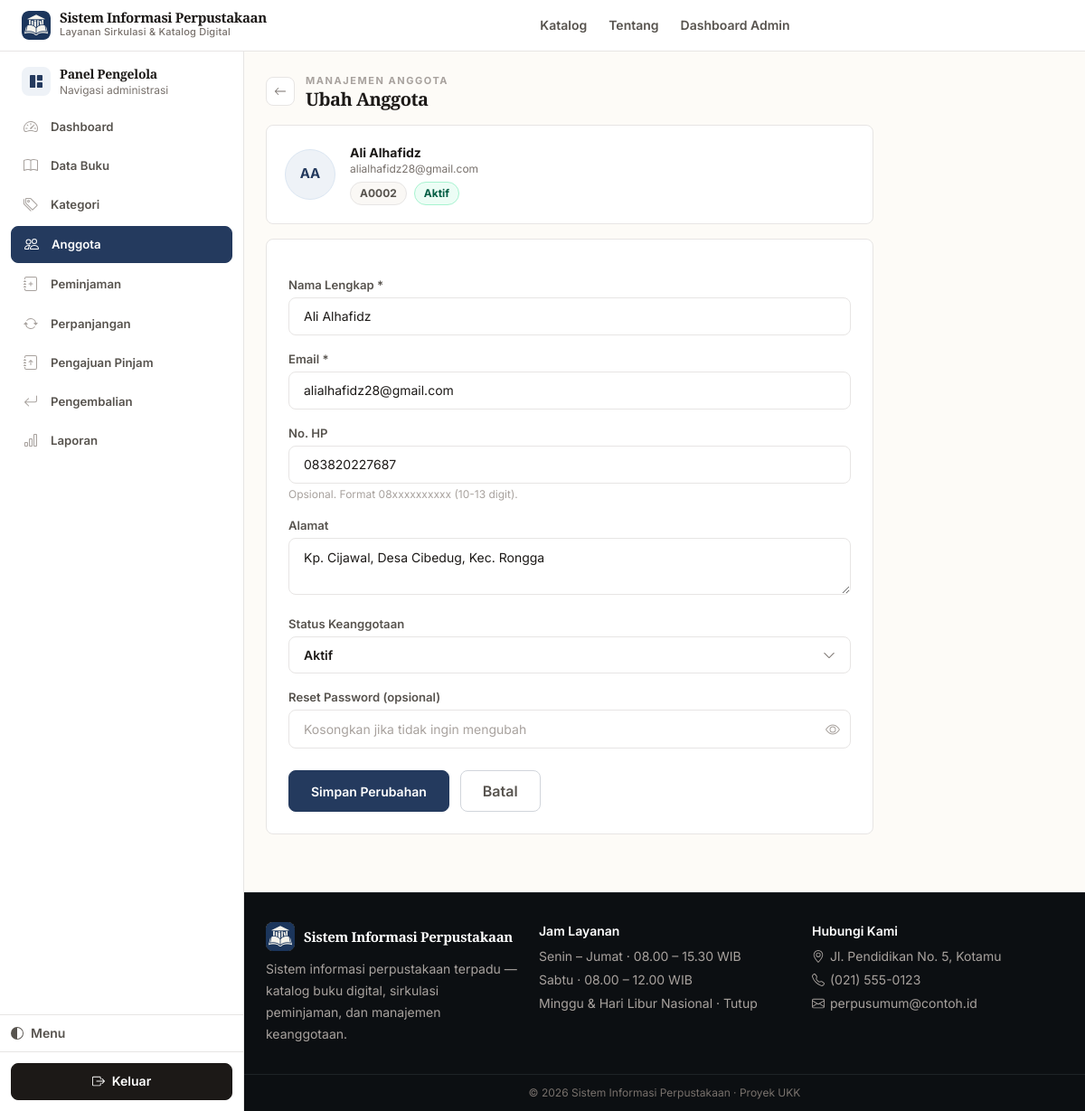
Page /admin/anggota/edit.php?id=2 (signed in) on the committed database.
### tables this page shows
CREATE TABLE `anggota` (
  `id_anggota` int NOT NULL AUTO_INCREMENT,
  `nomor_anggota` varchar(20) NOT NULL,
  `nama` varchar(150) NOT NULL,
  `email` varchar(150) NOT NULL,
  `password` varchar(255) NOT NULL,
  `no_hp` varchar(20) DEFAULT NULL,
  `alamat` varchar(255) DEFAULT NULL,
  `foto` varchar(255) DEFAULT NULL,
  `reset_token` varchar(64) DEFAULT NULL,
  `reset_expiry` datetime DEFAULT NULL,
  `status` enum('aktif','nonaktif') NOT NULL DEFAULT 'aktif',
  `created_at` timestamp NOT NULL DEFAULT CURRENT_TIMESTAMP,
  PRIMARY KEY (`id_anggota`),
  UNIQUE KEY `nomor_anggota` (`nomor_anggota`),
  UNIQUE KEY `email` (`email`),
  KEY `idx_anggota_reset_token` (`reset_token`)
);

### admin/anggota/edit.php (called while the page is built, shortened)
<?php
require_once __DIR__ . '/../../config/bootstrap.php';
$id = isset($_GET['id']) ? (int) $_GET['id'] : (int) ($_POST['id'] ?? 0);
$stmt = $pdo->prepare("SELECT * FROM anggota WHERE id_anggota = :id");
$stmt->execute([':id' => $id]);
$anggota = $stmt->fetch();
$input = [
    'nama' => $anggota['nama'], 'email' => $anggota['email'],
    'no_hp' => $anggota['no_hp'], 'alamat' => $anggota['alamat'], 'status' => $anggota['status']
];
require_once __DIR__ . '/../../includes/header.php';
require_once __DIR__ . '/../../includes/admin_menu.php';
require __DIR__ . '/_form.php';
require_once __DIR__ . '/../../includes/footer.php';

### includes/functions.php (called while the page is built, shortened)
<?php
function e($string) {
    return htmlspecialchars($string ?? '', ENT_QUOTES, 'UTF-8');
}

### admin/anggota/_form.php (the view, shortened to what this page needs)
<?php
$mode = isset($anggota) ? 'edit' : 'tambah';
if (!function_exists('initials_from_name')) {
  function initials_from_name($nama) {
    $nama = trim((string)$nama);
    $parts = preg_split('/\s+/', $nama);
    $parts = array_filter($parts, fn($p)=> $p!=='');
    $parts = array_values($parts);
    return mb_strtoupper(mb_substr($parts[0],0,1) . mb_substr(end($parts),0,1));
  }
}
?>
<div class="w-full max-w-2xl">
  <div class="flex items-center gap-3 mb-4">
    <a href="<?= BASE_URL ?>/admin/anggota/index.php" class="w-8 h-8 rounded-lg border bg-white flex items-center justify-center hover:bg-slate-50" style="border-color:var(--border); color:var(--text-faint)"><i class="bi bi-arrow-left text-sm"></i></a>
    <div>
      <p class="text-[11px] font-bold tracking-[.14em] uppercase" style="color:var(--text-faint-2)"><?= $mode==='edit' ? 'Manajemen anggota' : 'Tambah data' ?></p>
      <h1 class="font-display text-[20px] font-bold tracking-tight" style="color:var(--text)">
        <?= $mode === 'edit' ? 'Ubah Anggota' : 'Tambah Anggota' ?>
      </h1>
    </div>
  </div>
  <?php if ($mode==='edit' && !empty($anggota)):
    $initials = initials_from_name($anggota['nama'] ?? $input['nama'] ?? '');
    $hasFoto = !empty($anggota['foto']);
  ?>
    <div class="bg-white rounded-lg border p-4 sm:p-5 mb-4 flex gap-4 items-center" style="border-color:var(--border)">
      <?php if ($hasFoto): ?>
        <img src="<?= e(foto_profil_url($anggota['foto'])) ?>" alt="" class="w-14 h-14 rounded-full object-cover border" style="border-color:var(--border)">
      <?php else: ?>
        <span class="w-14 h-14 rounded-full flex items-center justify-center text-[15px] font-bold shrink-0" style="background:var(--accent-soft); color:var(--accent-text); border:1px solid var(--accent-soft-2)"><?= e($initials) ?></span>
      <?php endif; ?>
      <div class="min-w-0 flex-1">
        <p class="text-sm font-bold truncate" style="color:var(--text)"><?= e($anggota['nama']) ?></p>
        <p class="text-xs truncate" style="color:var(--text-faint)"><?= e($anggota['email']) ?></p>
        <div class="flex items-center gap-2 mt-1.5">
          <span class="inline-flex items-center rounded-full border px-2.5 py-1 text-xs font-bold" style="background:var(--surface-2); border-color:var(--border); color:var(--text-muted)"><?= e($anggota['nomor_anggota']) ?></span>
          <span class="inline-flex items-center gap-1 rounded-full px-2.5 py-1 text-xs font-bold border <?= ($anggota['status']??'aktif')==='aktif' ? 'bg-emerald-50 text-emerald-700 border-emerald-200' : 'bg-red-50 text-red-700 border-red-200' ?>" style="<?= ($anggota['status']??'aktif')==='aktif' ? 'background:#ecfdf5; color:#065f46; border-color:#a7f3d0' : 'background:#fef2f2; color:#991b1b; border-color:#fecaca' ?>"><?= e(ucfirst($anggota['status']??'aktif')) ?></span>
        </div>
      </div>
    </div>
  <?php endif; ?>
  <form method="post" action="" class="bg-white rounded-2xl border border-slate-200 shadow-soft p-4 sm:p-6 space-y-4">
    <div>
      <label class="block text-sm font-medium text-gray-700 mb-1">Nama Lengkap *</label>
      <input type="text" name="nama" required maxlength="150" value="<?= e($input['nama']) ?>" class="w-full border border-gray-300 rounded-lg px-4 py-2.5 focus:outline-none focus:ring-2 focus:ring-brand-500">
    </div>
    <div>
      <label class="block text-sm font-medium text-gray-700 mb-1">Email *</label>
      <input type="email" name="email" required maxlength="150" value="<?= e($input['email']) ?>" class="w-full border border-gray-300 rounded-lg px-4 py-2.5 focus:outline-none focus:ring-2 focus:ring-brand-500">
    </div>
    <div>
      <label class="block text-sm font-medium text-gray-700 mb-1">No. HP</label>
      <input type="text" name="no_hp" value="<?= e($input['no_hp']) ?>" maxlength="20" inputmode="numeric" pattern="08[0-9]{8,11}" placeholder="08xxxxxxxxxx" class="w-full border border-gray-300 rounded-lg px-4 py-2.5 focus:outline-none focus:ring-2 focus:ring-brand-500">
      <p class="text-xs text-gray-400 mt-1">Opsional. Format 08xxxxxxxxxx (10-13 digit).</p>
    </div>
    <div>
      <label class="block text-sm font-medium text-gray-700 mb-1">Alamat</label>
      <textarea name="alamat" rows="2" maxlength="255" class="w-full border border-gray-300 rounded-lg px-4 py-2.5 focus:outline-none focus:ring-2 focus:ring-brand-500"><?= e($input['alamat']) ?></textarea>
    </div>
    <?php if ($mode === 'edit'): ?>
      <div>
        <label class="block text-sm font-medium text-gray-700 mb-1">Status Keanggotaan</label>
      </div>
      <div>
        <label class="block text-sm font-medium text-gray-700 mb-1">Reset Password (opsional)</label>
        <div class="relative">
          <input type="password" name="password_baru" placeholder="Kosongkan jika tidak ingin mengubah"
                 class="w-full border border-gray-300 rounded-lg pl-4 pr-10 py-2.5 focus:outline-none focus:ring-2 focus:ring-brand-500">
          <button type="button" onclick="togglePasswordVisibility(this)" tabindex="-1"
                  class="absolute right-3 top-1/2 -translate-y-1/2 text-gray-400 hover:text-gray-600"><i class="bi bi-eye"></i></button>
        </div>
      </div>
    <?php endif; ?>
    <div class="flex flex-col sm:flex-row gap-3 pt-2">
      <button type="submit" class="w-full sm:w-auto bg-brand-600 hover:bg-brand-700 text-white font-medium px-6 py-2.5 rounded-xl transition"><?= $mode === 'edit' ? 'Simpan Perubahan' : 'Simpan Anggota' ?></button>
      <a href="<?= BASE_URL ?>/admin/anggota/index.php" class="w-full sm:w-auto border border-gray-300 hover:bg-gray-50 px-6 py-2.5 rounded-xl transition text-gray-600 text-center">Batal</a>
    </div>
  </form>
</div>

### assets/css/app.css (style rules this page uses)
:root { color-scheme: light; --paper: #fdfbf7; --paper-2: #f7f2eb; --surface: #ffffff; --surface-2: #faf8f5; --surface-hover: #f5f1ea; --border: #e7e5e4; --border-strong: #d6d3d1; --border-faint: #f5f5f4; --text: #1c1917; --text-muted: #57534e; --text-faint: #78716c; --text-faint-2: #a8a29e; --accent: #243a5e; --accent-hover: #1a2c4a; --accent-soft: #eef2f7; --accent-soft-2: #dbe6f2; --accent-ring: rgba(36,58,94,.14); --accent-text: #243a5e; --radius-sm: 6px; --radius: 8px; --radius-md: 10px; --radius-lg: 12px; --radius-xl: 14px; --shadow-xs: 0 1px 2px rgba(16,24,40,.05); --shadow-sm: 0 1px 3px rgba(16,24,40,.06); --shadow: 0 2px 8px rgba(16,24,40,.06); --font-body: Inter, ui-sans-serif, system-ui, -apple-system, "Segoe UI", sans-serif; --font-display: "EB Garamond", "Source Serif 4", Georgia, "Times New Roman", serif; --transition: 160ms ease; --transition-fast: 120ms ease; --badge-amber-bg: #fffbeb; --badge-amber-border: #fde68a; --badge-amber-text: #92400e; --badge-red-bg: #fef2f2; --badge-red-border: #fecaca; --badge-red-text: #991b1b; --badge-emerald-bg: #ecfdf5; --badge-emerald-border: #a7f3d0; --badge-emerald-text: #065f46; --badge-slate-bg: #f8fafc; --badge-slate-border: var(--border); --badge-slate-text: var(--text-faint); }
html { scroll-behavior: smooth; }
body { font-family: var(--font-body); background: var(--paper); color: var(--text); -webkit-font-smoothing: antialiased; text-rendering: optimizeLegibility; line-height: 1.65; }
h1, h2, h3, .font-display, .hero-title { font-family: var(--font-display); letter-spacing: -0.02em; line-height: 1.2; color: var(--text); }
h1 { font-weight: 700; }
@media (prefers-reduced-motion: no-preference) { * { scroll-behavior: auto; } }
.bg-white.rounded-2xl, .bg-white.rounded-3xl, .bg-white.rounded-xl, .profile-card, .report-stat, .report-sheet, .responsive-table-card, .mobile-card, .member-loan-card, .history-stat { border: 1px solid var(--border) !important; border-radius: var(--radius-md) !important; box-shadow: var(--shadow-xs) !important; background: var(--surface) !important; }
.shadow-soft, .shadow-sm, .shadow-float, .shadow-lg, .shadow-xl { box-shadow: var(--shadow-xs) !important; }
a.bg-brand-600, button.bg-brand-600, .bg-brand-600 { background: var(--accent) !important; color: #fff !important; border: 1px solid var(--accent) !important; border-radius: var(--radius) !important; box-shadow: none !important; font-weight: 600 !important; font-size: 0.875rem !important; transition: background var(--transition-fast), border-color var(--transition-fast), color var(--transition-fast) !important; transform: none !important; }
.border-slate-200.bg-white { border-radius: var(--radius) !important; box-shadow: none !important; }
a.border, button.border { border-radius: var(--radius) !important; font-weight: 600 !important; }
.rounded-xl { border-radius: var(--radius) !important; }
.rounded-2xl { border-radius: var(--radius-md) !important; }
input, select, textarea { border: 1px solid var(--border) !important; background: var(--surface) !important; color: var(--text) !important; border-radius: var(--radius) !important; transition: border-color var(--transition-fast), box-shadow var(--transition-fast), background var(--transition-fast) !important; font-size: 0.875rem !important; }
input::placeholder, textarea::placeholder { color: var(--text-faint-2) !important; }
label { color: var(--text-muted) !important; font-weight: 600 !important; font-size: 0.82rem !important; }
.px-4.py-2\.5 { padding-top: 0.6rem !important; padding-bottom: 0.6rem !important; }
input, select, textarea, button { max-width: 100%; }
.bg-emerald-50, [class*="bg-emerald-50"] { background: #ecfdf5 !important; border: 1px solid #a7f3d0 !important; color: #065f46 !important; }
.border-slate-200, .border-slate-100, .border-gray-100, .border-gray-200 { border-color: var(--border) !important; }
.text-slate-600, .text-gray-600 { color: var(--text-muted) !important; }
.text-slate-400, .text-gray-400 { color: var(--text-faint-2) !important; }
body { animation: none !important; }
main > * { animation: none !important; }
a { transition: color var(--transition-fast) !important; }

### rows in the picture
anggota: nama "AA", nama "Ali Alhafidz", email "alialhafidz28@gmail.com", nomor_anggota "A0002", status "Aktif", no_hp "083820227687", alamat "Kp. Cijawal, Desa Cibedug, Kec. Rongga"

### other values in the picture
$item['label'] "Dashboard"
$item['label'] "Data Buku"
$item['label'] "Kategori"
$item['label'] "Anggota"
$item['label'] "Peminjaman"
$item['label'] "Perpanjangan"
$item['label'] "Pengajuan Pinjam"
$item['label'] "Pengembalian"
$item['label'] "Laporan"
